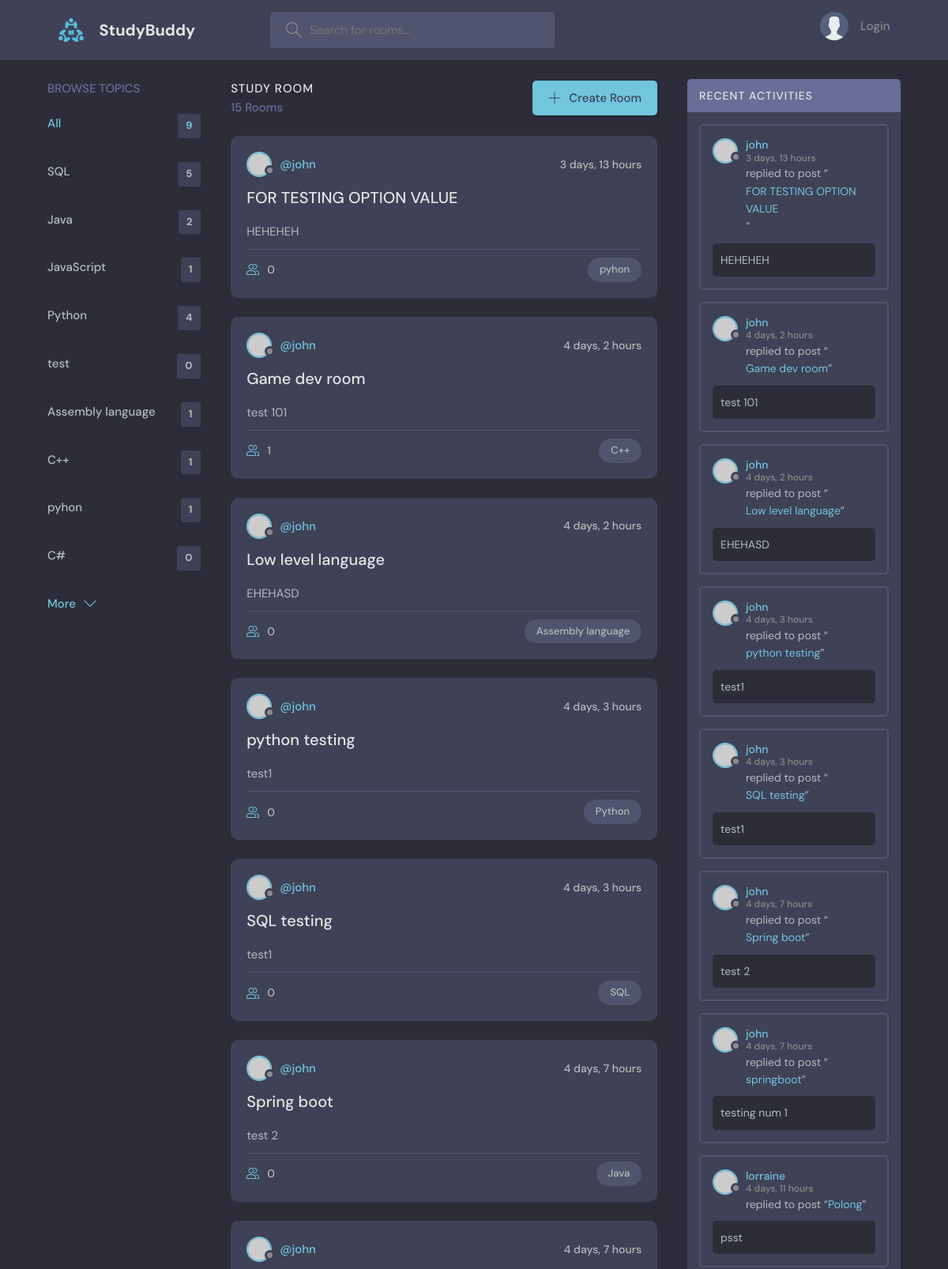
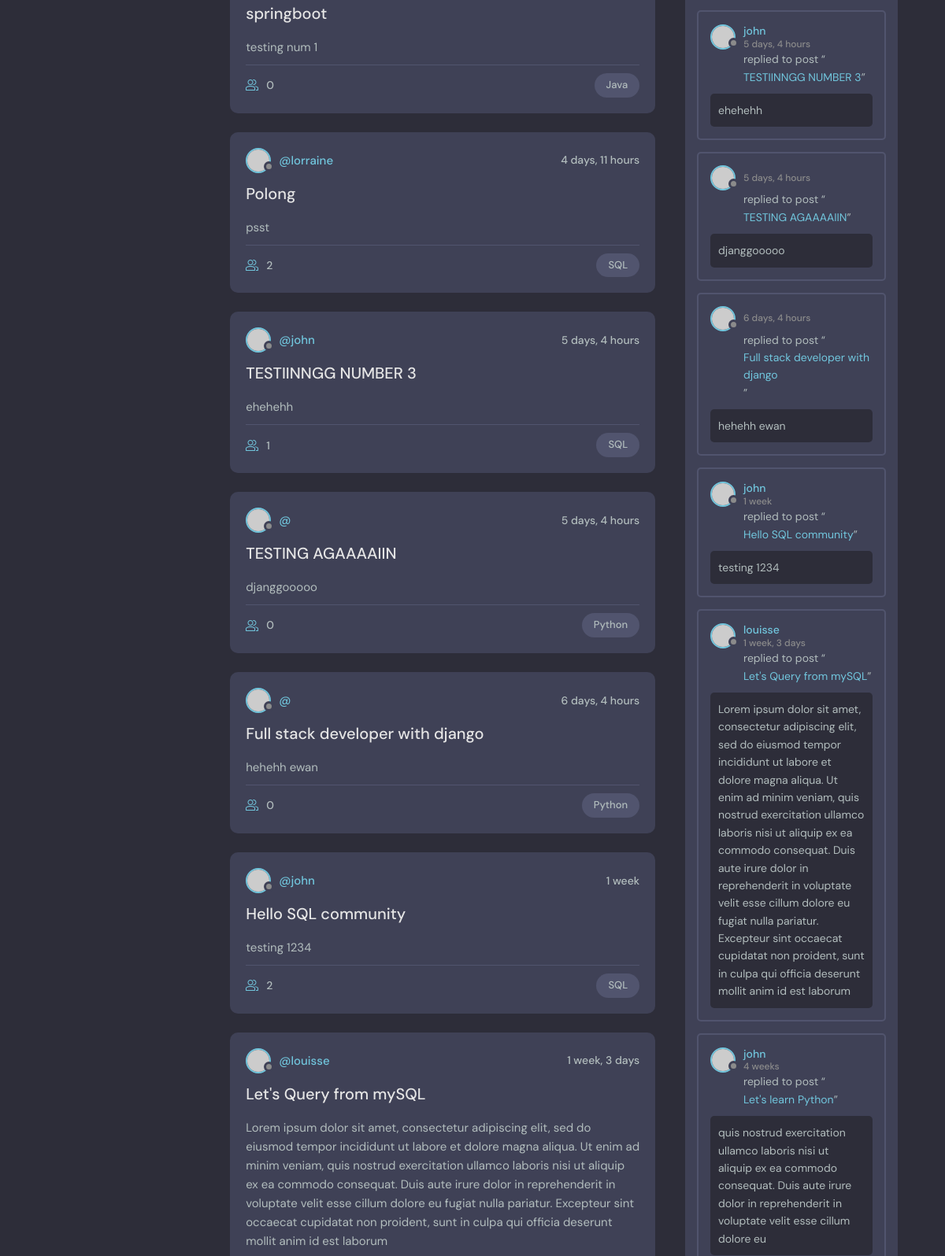
The page / (upper part) on the database its author committed (2 pictures, top to bottom).
### baseapp/models.py (models this page shows, shortened)
class Topic(models.Model):
    name = models.CharField(max_length=255)

class Room(models.Model):
    host = models.ForeignKey(User, on_delete=models.SET_NULL, null=True)       # when User table got deleted the host data will set to Null
    topic = models.ForeignKey(Topic, on_delete=models.SET_NULL, null=True)     # Cascade - when User table got deleted the host data will delete too
    name = models.CharField(max_length=255)
    description = models.TextField(null=True, blank=True)
    participant = models.ManyToManyField(User, related_name="participants", blank=True)   # models.ManyToManyField(<Tablename>,<name use in views.py>, it's okay to get an empty value in participants) # related_name = name in admin panel
    updated = models.DateTimeField(auto_now=True)
    created = models.DateTimeField(auto_now_add=True)
    class Meta:
        ordering = ["-updated", "-created"]         # with '-' is descending order (last will be the first)

### baseapp/views.py (the view)
# urls.py: path("", views.home, name="home"),
def home(request):
    query = request.GET.get('q') if request.GET.get('q') is not None else ''
    rooms = Room.objects.filter(
        Q(topic__name__icontains=query) |                         # -> OR logic gate
        Q(name__icontains=query) |
        Q(description__icontains=query)
    )
    room_count = rooms.count()
    topics = Topic.objects.all()
    room_message = Message.objects.filter(
        Q(room__topic__name__icontains=query)
    )
    content = {
        "rooms": rooms,
        "topics": topics,
        "room_count": room_count,
        "room_message": room_message
    }
    return render(request, "home.html", content)

### baseapp/templates/home.html
{% extends "main.html" %}
{% block content%}
  <main class="layout layout--3">
    <div class="container">
      {% include "topics_component.html" %}
      {% include "feed_component.html" %}
      {% include "activity_component.html" %}
    </div>
  </main>
{% endblock %}

### baseapp/templates/topics_component.html
<div class="topics">
    <div class="topics__header">
      <h2>Browse Topics</h2>
    </div>
    <ul class="topics__list">
      <li>
        <a href="/" class="active">All <span>{{topics.count}}</span></a>
      </li>
        {% for topic in topics %}
          <li>
            <a href="?q={{topic.name}}">{{topic.name}}<span>{{topic.room_set.all.count}}</span></a>
          </li>
        {% endfor %}
    </ul>
    <a class="btn btn--link" href="topics.html">
      More
      <svg version="1.1" xmlns="http://www.w3.org/2000/svg" width="32" height="32" viewBox="0 0 32 32">
        <title>chevron-down</title>
        <path d="M16 21l-13-13h-3l16 16 16-16h-3l-13 13z"></path>
      </svg>
    </a>
</div>

### baseapp/templates/feed_component.html (shortened to what this page needs)
<div class="roomList">
    <div class="roomList__header">
      <div>
        <h2>Study Room</h2>
        <p>{{room_count}} Rooms <available></available></p>
      </div>
      <a class="btn btn--main" href="/create-room">
        <svg version="1.1" xmlns="http://www.w3.org/2000/svg" width="32" height="32" viewBox="0 0 32 32">
          <title>add</title>
          <path
            d="M16.943 0.943h-1.885v14.115h-14.115v1.885h14.115v14.115h1.885v-14.115h14.115v-1.885h-14.115v-14.115z"
          ></path>
        </svg>
        Create Room
      </a>
    </div>
    {% for room in rooms %}
      <div class="roomListRoom">
        <div class="roomListRoom__header">
          <a href="/profile/{{room.host.id}}" class="roomListRoom__author">
            <div class="avatar avatar--small">
              <img src="https://randomuser.me/api/portraits/women/11.jpg" />
            </div>
            <span>@{{room.host.username}}</span>
          </a>
          <div class="roomListRoom__actions">
            <span>{{room.created|timesince}}</span>
          </div>
        </div>
        <div class="roomListRoom__content">
            <a href="/room/{{room.id}}">{{room.name}}</a>
            <p>{{room.description}}</p>
        </div>
        <div class="roomListRoom__meta">
          <a href="room.html" class="roomListRoom__joined">
              {{room.participant.count}}
          </a>
          <p class="roomListRoom__topic">{{room.topic.name}}</p>
        </div>
      </div>
    {% endfor %}
</div>

### baseapp/templates/activity_component.html (shortened to what this page needs)
<div class="activities">
    <div class="activities__header">
    <h2>Recent Activities</h2>
    </div>
        {% for room in rooms%}
        <div class="activities__box">
          <div class="activities__boxHeader roomListRoom__header">
            <a href="/profile/{{room.host.id}}" class="roomListRoom__author">
              <div class="avatar avatar--small">
                <img src="https://randomuser.me/api/portraits/women/11.jpg" />
              </div>
              <p>
                {{room.host.username}}
                <span>{{room.created|timesince}}</span>
              </p>
            </a>
          </div>
          <div class="activities__boxContent">
            <p>replied to post “<a href="/room/{{room.id}}">{{room.name}}</a>”</p>
            <div class="activities__boxRoomContent">
              {{room.description}}
            </div>
        </div>
    </div>
    {% endfor%}
</div>

### rows shown on the page
Topic: name "SQL", room_set.all.count "5"
Topic: name "Java", room_set.all.count "2"
Topic: name "JavaScript", room_set.all.count "1"
Topic: name "Python", room_set.all.count "4"
Topic: name "test", room_set.all.count "0"
Topic: name "Assembly language", room_set.all.count "1"
Topic: name "C++", room_set.all.count "1"
Topic: name "pyhon", room_set.all.count "1"
Topic: name "C#", room_set.all.count "0"
Room: host.username "john", created "3 days, 13 hours", name "FOR TESTING OPTION VALUE", description "HEHEHEH", participant.count "0", topic.name "pyhon"
Room: host.username "john", created "4 days, 2 hours", name "Game dev room", description "test 101", participant.count "1", topic.name "C++"
Room: host.username "john", created "4 days, 2 hours", name "Low level language", description "EHEHASD", participant.count "0", topic.name "Assembly language"
Room: host.username "john", created "4 days, 3 hours", name "python testing", description "test1", participant.count "0", topic.name "Python"
Room: host.username "john", created "4 days, 3 hours", name "SQL testing", description "test1", participant.count "0", topic.name "SQL"
Room: host.username "john", created "4 days, 7 hours", name "Spring boot", description "test 2", participant.count "0", topic.name "Java"
Room: host.username "john", created "4 days, 7 hours", name "springboot", description "testing num 1", participant.count "0", topic.name "Java"
Room: host.username "lorraine", created "4 days, 11 hours", name "Polong", description "psst", participant.count "2", topic.name "SQL"
Room: host.username "john", created "5 days, 4 hours", name "TESTIINNGG NUMBER 3", description "ehehehh", participant.count "1", topic.name "SQL"
Room: created "5 days, 4 hours", name "TESTING AGAAAAIIN", description "djanggooooo", participant.count "0", topic.name "Python"
Room: created "6 days, 4 hours", name "Full stack developer with django", description "hehehh ewan", participant.count "0", topic.name "Python"
Room: host.username "john", created "1 week", name "Hello SQL community", description "testing 1234", participant.count "2", topic.name "SQL"
Room: host.username "louisse", created "1 week, 3 days", name "Let's Query from mySQL", description "Lorem ipsum dolor sit amet, consectetur adipiscing elit, sed do eiusmod tempor incididunt ut labore et dolore magna aliqua. Ut enim ad minim veniam, quis nostrud exercitation ullamco laboris nisi ut aliquip ex ea commodo consequat. Duis aute irure dolor in reprehenderit in voluptate velit esse cillum dolore eu fugiat nulla pariatur. Excepteur sint occaecat cupidatat non proident, sunt in culpa qui officia deserunt mollit anim id est laborum"
Room: host.username "john", created "4 weeks", name "Let's learn Python", description "quis nostrud exercitation ullamco laboris nisi ut aliquip ex ea commodo consequat. Duis aute irure dolor in reprehenderit in voluptate velit esse cillum dolore eu"

### other values the page prints
{{ topics.count }} "9"
{{ room_count }} "15"
